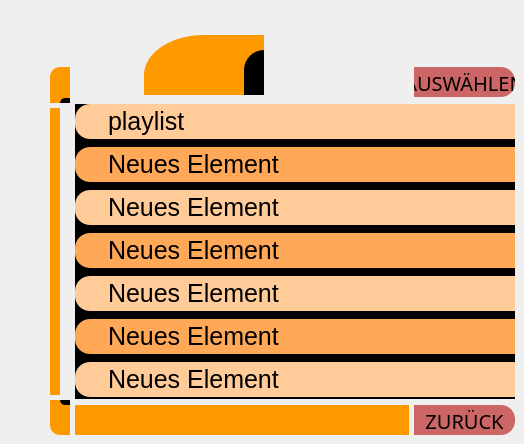
         <widget class="QWidget" name="tab_2">
          <attribute name="title">
           <string>Tab 2</string>
          </attribute>
          <widget class="QPushButton" name="backElementMusikExplorer_2">
           <property name="geometry">
            <rect>
             <x>414</x>
             <y>405</y>
             <width>101</width>
             <height>30</height>
            </rect>
           </property>
           <property name="font">
            <font>
             <family>Helvetica Ultra Compressed</family>
             <pointsize>-1</pointsize>
             <italic>false</italic>
            </font>
           </property>
           <property name="focusPolicy">
            <enum>Qt::NoFocus</enum>
           </property>
           <property name="styleSheet">
            <string notr="true">QPushButton {
font-family:&quot;Helvetica Ultra Compressed&quot;;
font-size:20px;
background:#cc6666;
color:#000000;
bordeR:0px;
font-style:normal;
border-top-right-radius:14px;
border-bottom-right-radius:14px;

padding-bottom:-1px;


 }
 QPushButton:pressed {
	background-color: #ffffff;
 }
</string>
           </property>
           <property name="text">
            <string>ZURÜCK</string>
           </property>
           <property name="css_red" stdset="0">
            <string>QPushButton {
font-family:&quot;Helvetica Ultra Compressed&quot;;
font-size:24px;
background:#cc6666;
color:#000000;
bordeR:0px;
font-style:normal;
border-radius:15px;
padding-left:25px;
 }
 QPushButton:pressed {
     background-color: #ffffff;     
 }
</string>
           </property>
           <property name="css_weiss" stdset="0">
            <string>QPushButton {
font-family:&quot;Helvetica Ultra Compressed&quot;;
font-size:24px;
background:#ffffff;
color:#000000;
bordeR:0px;
font-style:normal;
border-radius:15px;
padding-left:25px;
 }
 QPushButton:pressed {
     background-color: #ffffff;     
 }
</string>
           </property>
           <property name="css_standard" stdset="0">
            <string>QPushButton {
font-family:&quot;Helvetica Ultra Compressed&quot;;
font-size:24px;
background:#FFC166;
color:#000000;
bordeR:0px;
font-style:normal;
border-radius:15px;
padding-left:25px;
 }
 QPushButton:pressed {
     background-color: #ffffff;     
 }
</string>
           </property>
           <property name="css_white" stdset="0">
            <string/>
           </property>
          </widget>
          <widget class="QSlider" name="sliderMusikPlaylist">
           <property name="geometry">
            <rect>
             <x>10</x>
             <y>108</y>
             <width>50</width>
             <height>287</height>
            </rect>
           </property>
           <property name="focusPolicy">
            <enum>Qt::NoFocus</enum>
           </property>
           <property name="styleSheet">
            <string notr="true">

QSlider::groove:vertical {
background: #ff9900;

/*background: qlineargradient(x1: 0, y1: 0, x2: 0, y2: 1,
                                stop: 0 #ff0000, stop: 0.3 #00ff00,
								stop: 0.30001 #000000,
								stop: 0.31 #000000,

                                stop: 0.31001 #DDDDDD, stop: 1.0 #E1E1E1);*/
position: absolute; /* absolutely position 4px from the left and right of the widget. setting margins on the widget should work too... */
left: 40px; right: 0px;
}
QSlider::handle:vertical {
height: 65px;
     background: url(&quot;:/images/handle1.png&quot;);
margin: 0 -45px; /* expand outside the groove */
margin-top:-5px;
margin-bottom:-5px;
border-radius:8px;
border:5px solid #000000;
}
QSlider::add-page:vertical {
/*background: qlineargradient(x1: 0, y1: 0, x2: 0, y2: 1,
                                      stop: 0 #EC560A, stop: 1 #9B4800);*/


}
QSlider::sub-page:vertical {
/*background: qlineargradient(x1: 0, y1: 0, x2: 0, y2: 1,
                                      stop: 1 #EC560A, stop: 0 #921800);*/
}</string>
           </property>
           <property name="orientation">
            <enum>Qt::Vertical</enum>
           </property>
           <property name="invertedAppearance">
            <bool>true</bool>
           </property>
           <property name="css_standard" stdset="0">
            <string/>
           </property>
           <property name="css_red" stdset="0">
            <string/>
           </property>
           <property name="css_white" stdset="0">
            <string/>
           </property>
          </widget>
          <widget class="QWidget" name="linie3_28" native="true">
           <property name="geometry">
            <rect>
             <x>75</x>
             <y>405</y>
             <width>334</width>
             <height>30</height>
            </rect>
           </property>
           <property name="focusPolicy">
            <enum>Qt::NoFocus</enum>
           </property>
           <property name="styleSheet">
            <string notr="true">background:#ff9900;</string>
           </property>
           <property name="css_red" stdset="0">
            <string>background:#cc6666;</string>
           </property>
           <property name="css_weiss" stdset="0">
            <string>background:#ffffff;</string>
           </property>
           <property name="css_standard" stdset="0">
            <string>background:#ff9900;</string>
           </property>
           <property name="css_white" stdset="0">
            <string/>
           </property>
          </widget>
          <widget class="QWidget" name="Rundung1_2" native="true">
           <property name="geometry">
            <rect>
             <x>144</x>
             <y>35</y>
             <width>120</width>
             <height>60</height>
            </rect>
           </property>
           <property name="font">
            <font>
             <pointsize>18</pointsize>
             <kerning>false</kerning>
            </font>
           </property>
           <property name="cursor">
            <cursorShape>ArrowCursor</cursorShape>
           </property>
           <property name="focusPolicy">
            <enum>Qt::NoFocus</enum>
           </property>
           <property name="styleSheet">
            <string notr="true">width:100px;
  height:60px;
  background:#ff9900;
  border-top-left-radius:60px 40px;
  position:absolute;
  top:0px;
border:0px;</string>
           </property>
           <property name="css_red" stdset="0">
            <string>width:100px;
  height:60px;
  background:#cc6666;
  border-top-left-radius:60px 40px;
  position:absolute;
  top:0px;
border:0px;</string>
           </property>
           <property name="css_weiss" stdset="0">
            <string>width:100px;
  height:60px;
  background:#ffffff;
  border-top-left-radius:60px 40px;
  position:absolute;
  top:0px;
border:0px;</string>
           </property>
           <property name="css_standard" stdset="0">
            <string>width:100px;
  height:60px;
  background:#ff9900;
  border-top-left-radius:60px 40px;
  position:absolute;
  top:0px;
border:0px;</string>
           </property>
           <property name="css_black" stdset="0">
            <string>width:100px;
  height:60px;
  background:#000000;
  border-top-left-radius:60px 40px;
  position:absolute;
  top:0px;
border:0px;</string>
           </property>
           <property name="css_white" stdset="0">
            <string/>
           </property>
           <widget class="QWidget" name="widget_19" native="true">
            <property name="geometry">
             <rect>
              <x>100</x>
              <y>15</y>
              <width>20</width>
              <height>45</height>
             </rect>
            </property>
            <property name="font">
             <font>
              <pointsize>18</pointsize>
              <kerning>false</kerning>
             </font>
            </property>
            <property name="cursor">
             <cursorShape>ArrowCursor</cursorShape>
            </property>
            <property name="focusPolicy">
             <enum>Qt::NoFocus</enum>
            </property>
            <property name="styleSheet">
             <string notr="true">border-top-left-radius:20px;
background:#000000;</string>
            </property>
            <property name="css_red" stdset="0">
             <string>border-top-left-radius:20px;
background:#000000;</string>
            </property>
            <property name="css_weiss" stdset="0">
             <string>border-top-left-radius:20px;
background:#000000;</string>
            </property>
            <property name="css_standard" stdset="0">
             <string>border-top-left-radius:20px;
background:#000000;</string>
            </property>
            <property name="css_black" stdset="0">
             <string>border-top-left-radius:20px;
background:#000000;</string>
            </property>
            <property name="css_white" stdset="0">
             <string/>
            </property>
           </widget>
          </widget>
          <widget class="QPushButton" name="selectElementMusikExplorer_2">
           <property name="geometry">
            <rect>
             <x>414</x>
             <y>67</y>
             <width>101</width>
             <height>30</height>
            </rect>
           </property>
           <property name="font">
            <font>
             <family>Helvetica Ultra Compressed</family>
             <pointsize>-1</pointsize>
             <italic>false</italic>
            </font>
           </property>
           <property name="focusPolicy">
            <enum>Qt::NoFocus</enum>
           </property>
           <property name="styleSheet">
            <string notr="true">QPushButton {
font-family:&quot;Helvetica Ultra Compressed&quot;;
font-size:20px;
background:#cc6666;
color:#000000;
bordeR:0px;
font-style:normal;
border-top-right-radius:14px;
border-bottom-right-radius:14px;

padding-bottom:-1px;


 }
 QPushButton:pressed {
	background-color: #ffffff;
 }
</string>
           </property>
           <property name="text">
            <string>AUSWÄHLEN</string>
           </property>
           <property name="css_red" stdset="0">
            <string>QPushButton {
font-family:&quot;Helvetica Ultra Compressed&quot;;
font-size:24px;
background:#cc6666;
color:#000000;
bordeR:0px;
font-style:normal;
border-radius:15px;
padding-left:25px;
 }
 QPushButton:pressed {
     background-color: #ffffff;     
 }
</string>
           </property>
           <property name="css_weiss" stdset="0">
            <string>QPushButton {
font-family:&quot;Helvetica Ultra Compressed&quot;;
font-size:24px;
background:#ffffff;
color:#000000;
bordeR:0px;
font-style:normal;
border-radius:15px;
padding-left:25px;
 }
 QPushButton:pressed {
     background-color: #ffffff;     
 }
</string>
           </property>
           <property name="css_standard" stdset="0">
            <string>QPushButton {
font-family:&quot;Helvetica Ultra Compressed&quot;;
font-size:24px;
background:#FFC166;
color:#000000;
bordeR:0px;
font-style:normal;
border-radius:15px;
padding-left:25px;
 }
 QPushButton:pressed {
     background-color: #ffffff;     
 }
</string>
           </property>
           <property name="css_white" stdset="0">
            <string/>
           </property>
          </widget>
          <widget class="QWidget" name="linie8_76" native="true">
           <property name="geometry">
            <rect>
             <x>50</x>
             <y>67</y>
             <width>20</width>
             <height>36</height>
            </rect>
           </property>
           <property name="focusPolicy">
            <enum>Qt::NoFocus</enum>
           </property>
           <property name="styleSheet">
            <string notr="true">background:#ff9900;
border-top-left-radius:10px;</string>
           </property>
           <property name="css_red" stdset="0">
            <string>background:#cc6666;</string>
           </property>
           <property name="css_weiss" stdset="0">
            <string>background:#ffffff;</string>
           </property>
           <property name="css_standard" stdset="0">
            <string>background:#ff9900;</string>
           </property>
           <property name="css_white" stdset="0">
            <string/>
           </property>
           <widget class="QWidget" name="linie8_77" native="true">
            <property name="geometry">
             <rect>
              <x>10</x>
              <y>31</y>
              <width>10</width>
              <height>5</height>
             </rect>
            </property>
            <property name="focusPolicy">
             <enum>Qt::NoFocus</enum>
            </property>
            <property name="styleSheet">
             <string notr="true">background:#000000;
border-top-left-radius:5px;</string>
            </property>
            <property name="css_red" stdset="0">
             <string>background:#cc6666;</string>
            </property>
            <property name="css_weiss" stdset="0">
             <string>background:#ffffff;</string>
            </property>
            <property name="css_standard" stdset="0">
             <string>background:#ff9900;</string>
            </property>
            <property name="css_white" stdset="0">
             <string/>
            </property>
           </widget>
          </widget>
          <widget class="QListWidget" name="MusicPlaylist">
           <property name="geometry">
            <rect>
             <x>75</x>
             <y>104</y>
             <width>440</width>
             <height>295</height>
            </rect>
           </property>
           <property name="focusPolicy">
            <enum>Qt::NoFocus</enum>
           </property>
           <property name="layoutDirection">
            <enum>Qt::LeftToRight</enum>
           </property>
           <property name="styleSheet">
            <string notr="true">QListWidget::indicator { 
width: 24px;
 height:24px; }

QListWidget::item {
color: #000000;
margin-bottom:8px;
font-style:normal;
border-top-right-radius:0px;
border-bottom-right-radius:0px;
padding-left:30px;
height:35px; 
	background-color: #ffcc99;
margin-left:0px;
padding-right:0px;
border-top-left-radius:15px;
border-bottom-left-radius:15px;
margin-left:0px;

}

QListView {
background: #000000;
font-family:&quot;Helvetica Ultra Compressed&quot;;
font-size:25px;
border:0px;
font-style:normal;
padding:0px;
alternate-background-color: #000000;

}

QListWidget::item:selected 
{
	background-color: #99CCFF;
}

QListWidget::item:alternate
{
	background-color: #FFA858;
                                }
QListWidget::item:alternate:selected 
{
	background-color: #99CCFF;
}

QListWidget::item:alternate
{
	background-color: #FFA858;
}
</string>
           </property>
           <property name="verticalScrollBarPolicy">
            <enum>Qt::ScrollBarAlwaysOff</enum>
           </property>
           <property name="horizontalScrollBarPolicy">
            <enum>Qt::ScrollBarAlwaysOff</enum>
           </property>
           <property name="autoScroll">
            <bool>false</bool>
           </property>
           <property name="editTriggers">
            <set>QAbstractItemView::DoubleClicked|QAbstractItemView::EditKeyPressed|QAbstractItemView::SelectedClicked</set>
           </property>
           <property name="dragEnabled">
            <bool>true</bool>
           </property>
           <property name="alternatingRowColors">
            <bool>true</bool>
           </property>
           <property name="textElideMode">
            <enum>Qt::ElideRight</enum>
           </property>
           <property name="horizontalScrollMode">
            <enum>QAbstractItemView::ScrollPerItem</enum>
           </property>
           <property name="movement">
            <enum>QListView::Static</enum>
           </property>
           <property name="isWrapping" stdset="0">
            <bool>false</bool>
           </property>
           <property name="spacing">
            <number>0</number>
           </property>
           <property name="viewMode">
            <enum>QListView::ListMode</enum>
           </property>
           <property name="batchSize">
            <number>100</number>
           </property>
           <property name="wordWrap">
            <bool>true</bool>
           </property>
           <property name="sortingEnabled">
            <bool>false</bool>
           </property>
           <property name="css_standard" stdset="0">
            <string/>
           </property>
           <property name="css_red" stdset="0">
            <string/>
           </property>
           <property name="css_white" stdset="0">
            <string/>
           </property>
           <item>
            <property name="text">
             <string>playlist</string>
            </property>
           </item>
           <item>
            <property name="text">
             <string>Neues Element</string>
            </property>
           </item>
           <item>
            <property name="text">
             <string>Neues Element</string>
            </property>
           </item>
           <item>
            <property name="text">
             <string>Neues Element</string>
            </property>
           </item>
           <item>
            <property name="text">
             <string>Neues Element</string>
            </property>
           </item>
           <item>
            <property name="text">
             <string>Neues Element</string>
            </property>
           </item>
           <item>
            <property name="text">
             <string>Neues Element</string>
            </property>
           </item>
           <item>
            <property name="text">
             <string>Neues Element</string>
            </property>
           </item>
           <item>
            <property name="text">
             <string>Neues Element</string>
            </property>
           </item>
           <item>
            <property name="text">
             <string>Neues Element</string>
            </property>
           </item>
           <item>
            <property name="text">
             <string>Neues Element</string>
            </property>
           </item>
           <item>
            <property name="text">
             <string>Neues Element</string>
            </property>
           </item>
           <item>
            <property name="text">
             <string>Neues Element</string>
            </property>
           </item>
           <item>
            <property name="text">
             <string>Neues Element</string>
            </property>
           </item>
           <item>
            <property name="text">
             <string>Neues Element</string>
            </property>
           </item>
           <item>
            <property name="text">
             <string>Neues Element</string>
            </property>
           </item>
           <item>
            <property name="text">
             <string>Neues Element</string>
            </property>
           </item>
           <item>
            <property name="text">
             <string>Neues Element</string>
            </property>
           </item>
           <item>
            <property name="text">
             <string>Neues Element</string>
            </property>
           </item>
           <item>
            <property name="text">
             <string>Neues Element</string>
            </property>
           </item>
           <item>
            <property name="text">
             <string>Neues Element</string>
            </property>
           </item>
          </widget>
          <widget class="QWidget" name="linie8_55" native="true">
           <property name="geometry">
            <rect>
             <x>50</x>
             <y>400</y>
             <width>20</width>
             <height>35</height>
            </rect>
           </property>
           <property name="focusPolicy">
            <enum>Qt::NoFocus</enum>
           </property>
           <property name="styleSheet">
            <string notr="true">background:#ff9900;
border-bottom-left-radius:10px;</string>
           </property>
           <property name="css_red" stdset="0">
            <string>background:#cc6666;</string>
           </property>
           <property name="css_weiss" stdset="0">
            <string>background:#ffffff;</string>
           </property>
           <property name="css_standard" stdset="0">
            <string>background:#ff9900;</string>
           </property>
           <property name="css_white" stdset="0">
            <string/>
           </property>
           <widget class="QWidget" name="linie8_65" native="true">
            <property name="geometry">
             <rect>
              <x>10</x>
              <y>0</y>
              <width>10</width>
              <height>5</height>
             </rect>
            </property>
            <property name="focusPolicy">
             <enum>Qt::NoFocus</enum>
            </property>
            <property name="styleSheet">
             <string notr="true">background:#000000;
border-bottom-left-radius:5px;</string>
            </property>
            <property name="css_red" stdset="0">
             <string>background:#cc6666;</string>
            </property>
            <property name="css_weiss" stdset="0">
             <string>background:#ffffff;</string>
            </property>
            <property name="css_standard" stdset="0">
             <string>background:#ff9900;</string>
            </property>
            <property name="css_white" stdset="0">
             <string/>
            </property>
           </widget>
          </widget>
         </widget>
